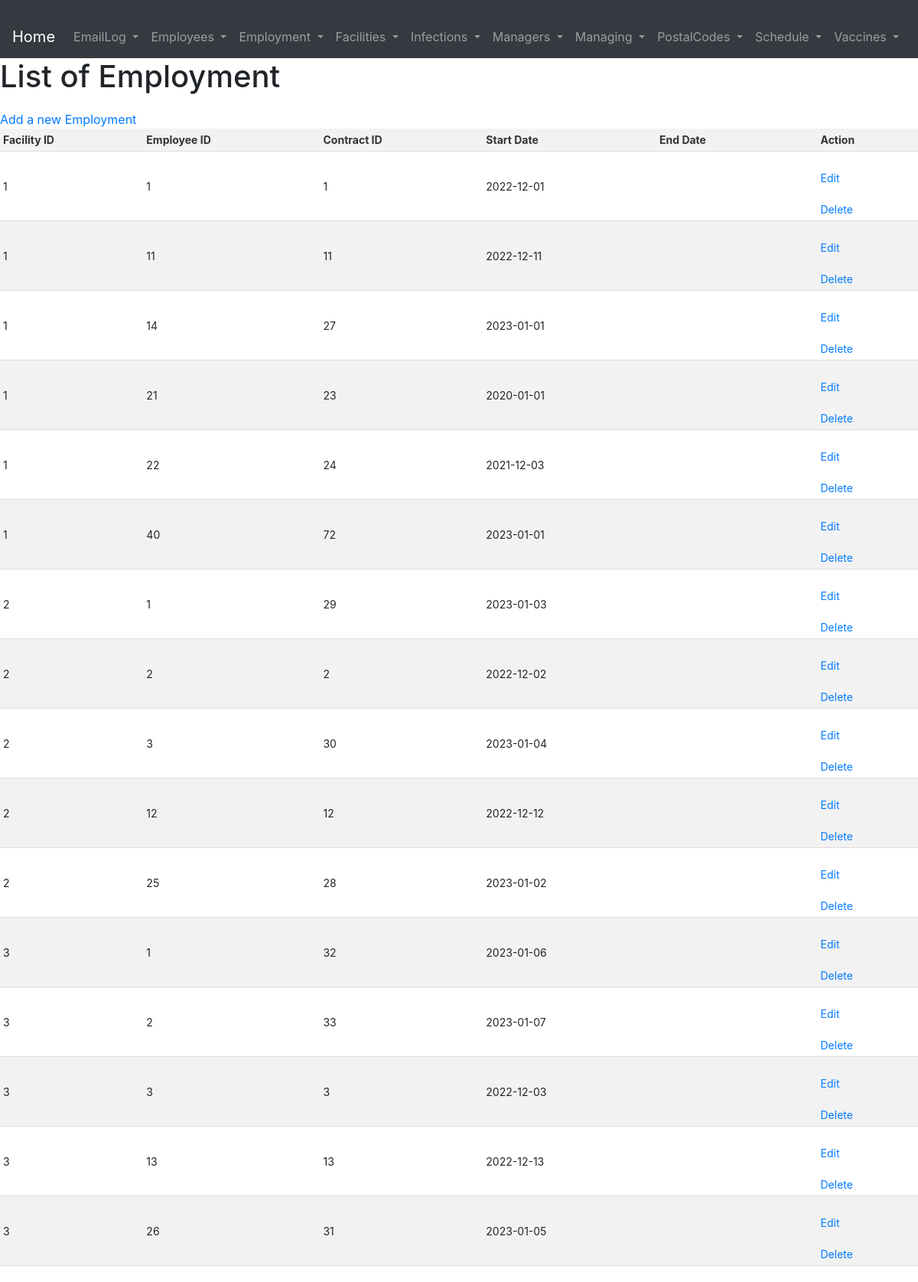
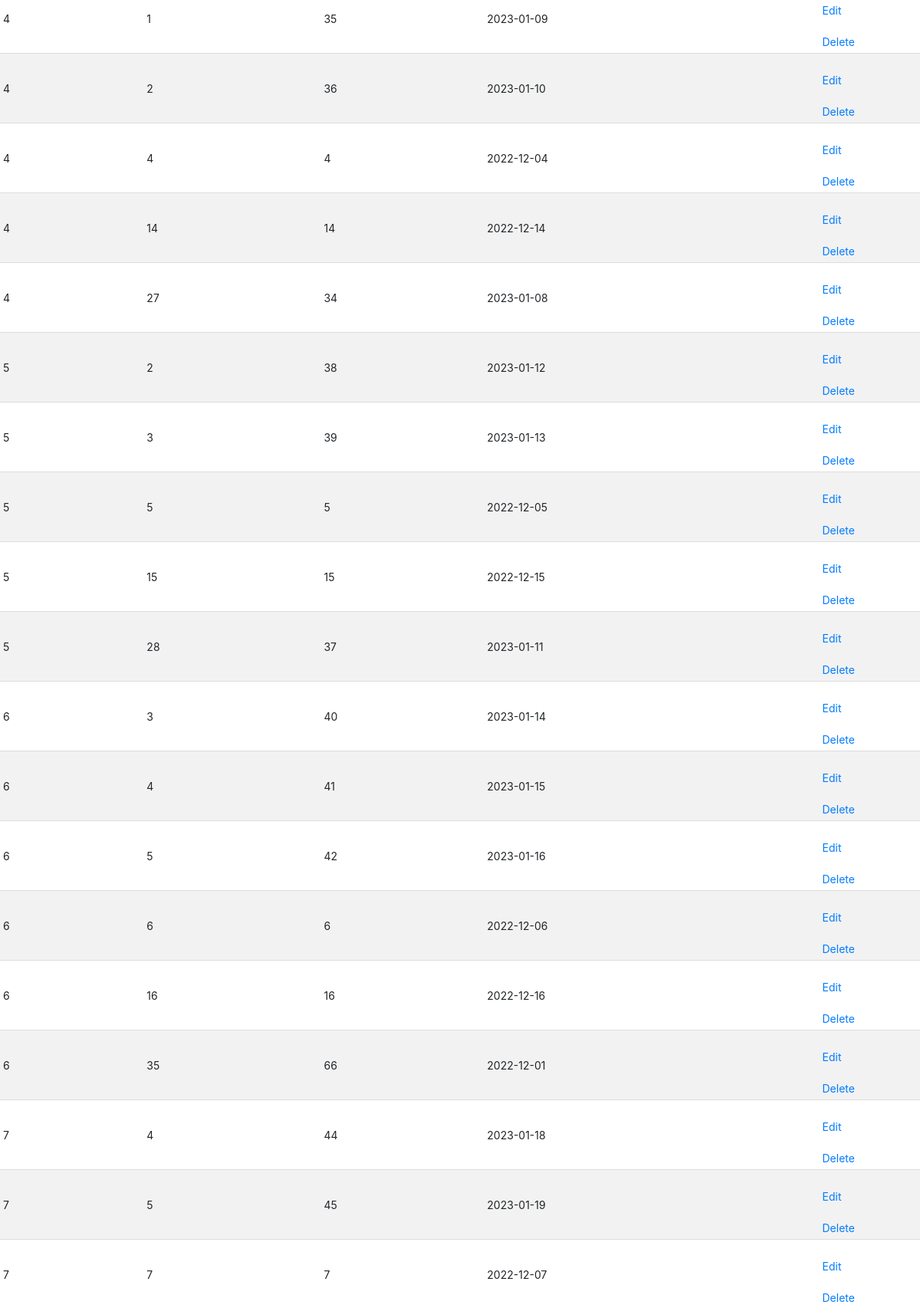
The app's page /pages/Employment/index.php (upper part) with its own data (2 pictures, top to bottom).
### tables this page shows
CREATE TABLE Employment (
  FacilityID INT,
  EmployeeID INT,
  ContractID INT,
  StartDate DATE NOT NULL,
  EndDate DATE,
  PRIMARY KEY (FacilityID, EmployeeID, ContractID),
  FOREIGN KEY (FacilityID) REFERENCES Facilities(FacilityID),
  FOREIGN KEY (EmployeeID) REFERENCES Employees(EmployeeID),
  CHECK (COALESCE(EndDate, '9999-12-31') > StartDate)
);

### pages/Employment/index.php (the view, shortened to what this page needs)
<?php require_once '../../database.php';
    include '../header.php';
$statement = $conn->prepare('SELECT * FROM Employment');
$statement->execute();
mysqli_stmt_bind_result($statement, $row['FacilityID'], $row['EmployeeID'], $row['ContractID'], $row['StartDate'], $row['EndDate'])
?>
<!DOCTYPE html>
<html lang="en">
<head>
    <link rel="stylesheet" href="../../pages/style.css">
</head>
<body>
    <h1>List of Employment</h1>
    <a href="./create.php">Add a new Employment</a>
    <table>
        <thead>
            <tr>
                <th>Facility ID</th>
                <th>Employee ID</th>
                <th>Contract ID</th>
                <th>Start Date</th>
                <th>End Date</th>
                <th>Action</th>
            </tr>
        </thead>
        <tbody>
            <?php while (mysqli_stmt_fetch($statement)) {?>
                <tr>
                    <td><?php echo $row['FacilityID'] ?></td>
                    <td><?php echo $row['EmployeeID'] ?></td>
                    <td><?php echo $row['ContractID'] ?></td>
                    <td><?php echo $row['StartDate'] ?></td>
                    <td><?php echo $row['EndDate'] ?></td>
                    <td>
                        <a href="./edit.php?FacilityID=<?php echo $row["FacilityID"] ?>&EmployeeID=<?php echo $row["EmployeeID"] ?>&ContractID=<?php echo $row["ContractID"] ?>">Edit</a>
                        <a href="./delete.php?FacilityID=<?php echo $row["FacilityID"] ?>&EmployeeID=<?php echo $row["EmployeeID"] ?>&ContractID=<?php echo $row["ContractID"] ?>">Delete</a>
                    </td>
                </tr>
            <?php }; ?>
        </tbody>
    </table>
</body>
</html>

### pages/style.css (style rules this page uses)
table { border-collapse: collapse; width: 100%; margin-top: 20px auto; }
th, td { padding: 4px; text-align: left; border-bottom: 1px solid #ddd; font-size: 14px; }
th { background-color: #f2f2f2; color: #333; font-weight: bold; }
tr:nth-child(even) { background-color: #f2f2f2; }
a { display: block; margin-top: 20px; }

### records on screen
employment: FacilityID "1", EmployeeID "1", ContractID "1", StartDate "2022-12-01"
employment: FacilityID "1", EmployeeID "11", ContractID "11", StartDate "2022-12-11"
employment: FacilityID "1", EmployeeID "14", ContractID "27", StartDate "2023-01-01"
employment: FacilityID "1", EmployeeID "21", ContractID "23", StartDate "2020-01-01"
employment: FacilityID "1", EmployeeID "22", ContractID "24", StartDate "2021-12-03"
employment: FacilityID "1", EmployeeID "40", ContractID "72", StartDate "2023-01-01"
employment: FacilityID "2", EmployeeID "1", ContractID "29", StartDate "2023-01-03"
employment: FacilityID "2", EmployeeID "2", ContractID "2", StartDate "2022-12-02"
employment: FacilityID "2", EmployeeID "3", ContractID "30", StartDate "2023-01-04"
employment: FacilityID "2", EmployeeID "12", ContractID "12", StartDate "2022-12-12"
employment: FacilityID "2", EmployeeID "25", ContractID "28", StartDate "2023-01-02"
employment: FacilityID "3", EmployeeID "1", ContractID "32", StartDate "2023-01-06"
employment: FacilityID "3", EmployeeID "2", ContractID "33", StartDate "2023-01-07"
employment: FacilityID "3", EmployeeID "3", ContractID "3", StartDate "2022-12-03"
employment: FacilityID "3", EmployeeID "13", ContractID "13", StartDate "2022-12-13"
employment: FacilityID "3", EmployeeID "26", ContractID "31", StartDate "2023-01-05"
employment: FacilityID "4", EmployeeID "1", ContractID "35", StartDate "2023-01-09"
employment: FacilityID "4", EmployeeID "2", ContractID "36", StartDate "2023-01-10"
employment: FacilityID "4", EmployeeID "4", ContractID "4", StartDate "2022-12-04"
employment: FacilityID "4", EmployeeID "14", ContractID "14", StartDate "2022-12-14"
employment: FacilityID "4", EmployeeID "27", ContractID "34", StartDate "2023-01-08"
employment: FacilityID "5", EmployeeID "2", ContractID "38", StartDate "2023-01-12"
employment: FacilityID "5", EmployeeID "3", ContractID "39", StartDate "2023-01-13"
employment: FacilityID "5", EmployeeID "5", ContractID "5", StartDate "2022-12-05"
employment: FacilityID "5", EmployeeID "15", ContractID "15", StartDate "2022-12-15"
employment: FacilityID "5", EmployeeID "28", ContractID "37", StartDate "2023-01-11"
employment: FacilityID "6", EmployeeID "3", ContractID "40", StartDate "2023-01-14"
employment: FacilityID "6", EmployeeID "4", ContractID "41", StartDate "2023-01-15"
employment: FacilityID "6", EmployeeID "5", ContractID "42", StartDate "2023-01-16"
employment: FacilityID "6", EmployeeID "6", ContractID "6", StartDate "2022-12-06"
employment: FacilityID "6", EmployeeID "16", ContractID "16", StartDate "2022-12-16"
employment: FacilityID "6", EmployeeID "35", ContractID "66", StartDate "2022-12-01"
employment: FacilityID "7", EmployeeID "4", ContractID "44", StartDate "2023-01-18"
employment: FacilityID "7", EmployeeID "5", ContractID "45", StartDate "2023-01-19"
employment: FacilityID "7", EmployeeID "7", ContractID "7", StartDate "2022-12-07"
